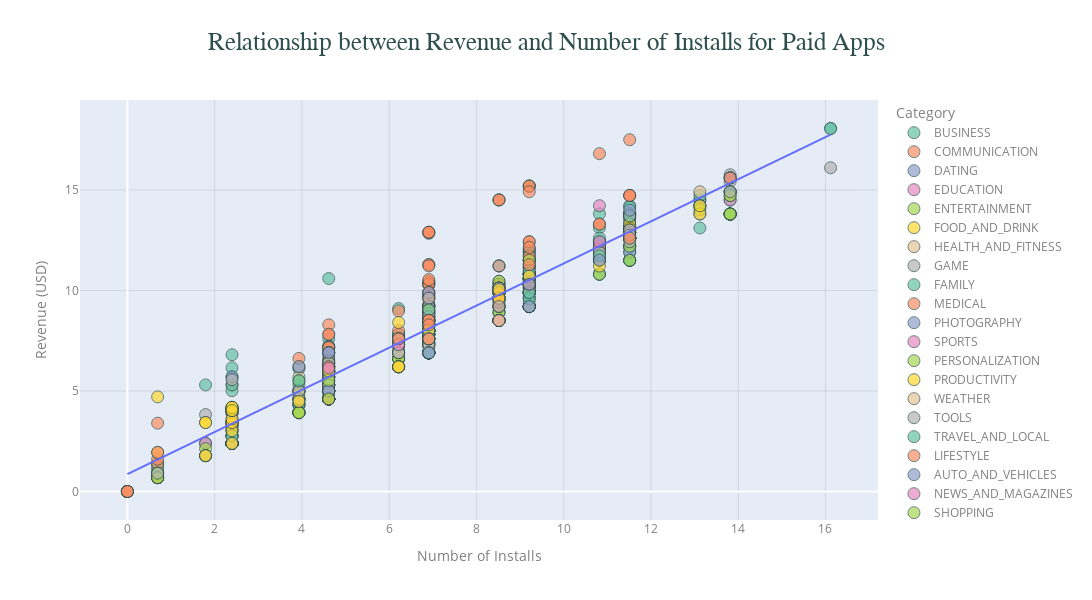

Notebook code cell kept with this figure:
### Code cell
import statsmodels.api as sm

fig1 = px.scatter(
    paid_apps,     # DataFrame containing only paid apps
    x='Log_Installs', # X-axis: Log-transformed number of installs
    y='Log_Revenue',  # Y-axis: Log-transformed revenue
    color='Category', # Color-code points based on app category
    title='Relationship between Revenue and Number of Installs for Paid Apps', # plot title
    hover_data=['App', 'Price'], # Additional information displayed on hover
    color_discrete_sequence=px.colors.qualitative.Set2, # Custom color palette
    opacity=0.7  # Make overlapping points more visible
)


#-- Manually Compute the Trendline using Ordinary Least Squares (OLS) Regression

# Define independent variable (Log_Installs) and add a constant for regression
X = sm.add_constant(paid_apps['Log_Installs']) 
y = paid_apps['Log_Revenue'] # Define dependent variable (Log_Revenue)

model = sm.OLS(y, X).fit() # Fit an OLS regression model
paid_apps['Trend'] = model.predict(X)  # Predict trendline values using the fitted model


#-- Add single trendline to scatter plot
fig1.add_traces(px.line(
    paid_apps.sort_values(by='Log_Installs'), # Sort by X-axis for smooth trendline
    x='Log_Installs',
    y='Trend'
).data)


#-- Customize plot layout for better appearance
fig1.update_layout(
    width=1100,  # Set the width of the plot
    height=600, # Set the height of the plot
    font_color='grey',      # Set default text color to white
    title_font={'size': 25, 'family': 'Arial', 'color': 'DarkSlateGray'}, # Customize title style
    title_x=0.5,  # Center-align the title
    xaxis=dict(title_font={'size': 12, 'color': 'white'}, showgrid=True, gridcolor='gray', gridwidth=0.2), # Add light gray gridlines
    yaxis=dict(title_font={'size': 12, 'color': 'white'}, showgrid=True, gridcolor='gray', gridwidth=0.2), # Add light gray gridlines
    xaxis_title='Number of Installs',
    yaxis_title='Revenue (USD)'
)

#-- Customize Scatter Points Appearance
fig1.update_traces(marker=dict(size=12, line=dict(width=1, color='DarkSlateGray'))) # Set the size of scatter points & Add border around points

# Show the plot
fig1.show()

### Figure 1 — Plotly figure (JSON) as saved in the notebook; plotly's stock layout.template omitted (floating-point values rounded to 4 significant figures; data arrays with more than 128 entries replaced by an {"elided": "..."} marker saying what was removed)
{"data": [{"customdata": [["TurboScan: scan documents and receipts in PDF", 4.99], ["Tiny Scanner Pro: PDF Doc Scan", 4.99], ["TurboScan: scan documents and receipts in PDF", 4.99], ["Tiny Scanner Pro: PDF Doc Scan", 4.99], ["AW Toolbox", 19.9], ["Bk Bee Sales Manager", 0.99], ["SkyTest BU/GU Lite", 17.99], ["BZ Reminder PRO", 3.99], ["CM FILE MANAGER Pro", 2.99], ["Super Resume Builder Pro, CV", 4.99], ["DG Surveyor", 8.99], ["The DG Buddy", 2.49], ["DS Helpdesk Plus", 12.99], ["Lean EQ", 89.99]], "hovertemplate": "Category=BUSINESS<br>Log_Installs=%{x}<br>Log_Revenue=%{y}<br>App=%{customdata[0]}<br>Price=%{customdata[1]}<extra></extra>", "legendgroup": "BUSINESS", "marker": {"color": "rgb(102,194,165)", "line": {"color": "DarkSlateGray", "width": 1}, "opacity": 0.7, "size": 12, "symbol": "circle"}, "mode": "markers", "name": "BUSINESS", "orientation": "v", "showlegend": true, "type": "scatter", "x": [11.51, 11.51, 11.51, 11.51, 4.615, 1.792, 6.217, 6.909, 9.21, 6.909, 3.932, 2.398, 4.615, 2.398], "xaxis": "x", "y": [13.12, 13.12, 13.12, 13.12, 7.596, 1.783, 9.105, 8.292, 10.31, 8.515, 6.11, 3.254, 7.17, 6.803], "yaxis": "y"}, {"customdata": [["Puffin Browser Pro", 3.99], ["Deaf - Hearing chat device H", 3.99], ["J Alvarej Moji", 1.99], ["K-@ Mail Pro - Email App", 4.99], ["pretty Easy privacy p≡p", 0.99], ["Z PIVOT", 19.99], ["AG Contacts, Premium edition", 4.99], ["Threema", 2.99], ["FREE CHATS C.L.", 0.99], ["10 WPM Amateur ham radio CW Morse code trainer", 1.49], ["CV-RECORD Pro", 0.99], ["2 Amateur ham radio CW Morse code practice keys TX", 1.49], ["CW Beacon for Ham Radio", 1.49], ["Morse Decoder for Ham Radio", 4.99], ["CW Studio ®", 0.99], ["20WPM Amateur ham radio Koch CW Morse code trainer", 1.49], ["Morse Trainer for Ham Radio", 2.99], ["Morse Machine for Ham Radio", 0.99], ["CW Ringtone (Morse Code generator)", 2.49], ["Koch Morse Trainer Pro", 2.49], ["iCluster - The DX-Cluster database", 0.99], ["WiFi Tether Router", 2.9], ["Remote EX for NISSAN", 1.49], ["ExDialer PRO Key", 3.99], ["Smart Wi-Fi Hotspot PRO", 2.99], ["Portable Wi-Fi hotspot Premium", 0.99], ["Talkie Pro - Wi-Fi Calling, Chats, File Sharing", 2.99]], "hovertemplate": "Category=COMMUNICATION<br>Log_Installs=%{x}<br>Log_Revenue=%{y}<br>App=%{customdata[0]}<br>Price=%{customdata[1]}<extra></extra>", "legendgroup": "COMMUNICATION", "marker": {"color": "rgb(252,141,98)", "line": {"color": "DarkSlateGray", "width": 1}, "opacity": 0.7, "size": 12, "symbol": "circle"}, "mode": "markers", "name": "COMMUNICATION", "orientation": "v", "showlegend": true, "type": "scatter", "x": [11.51, 6.217, 2.398, 9.21, 6.217, 2.398, 6.217, 13.82, 2.398, 4.615, 6.909, 4.615, 4.615, 8.517, 4.615, 4.615, 9.21, 8.517, 2.398, 6.909, 2.398, 11.51, 8.517, 11.51, 9.21, 9.21, 6.909], "xaxis": "x", "y": [12.9, 7.599, 3.04, 10.82, 6.207, 5.303, 7.822, 14.91, 2.389, 5.011, 6.899, 5.011, 5.011, 10.12, 4.605, 5.011, 10.31, 8.507, 3.254, 7.82, 2.389, 12.58, 8.916, 12.9, 10.31, 9.2, 8.003], "yaxis": "y"}, {"customdata": [["Moco+ - Chat, Meet People", 3.99], ["Calculator", 6.99], ["Truth or Dare Pro", 1.49], ["Private Dating, Hide App- Blue for PrivacyHider", 2.99], ["Ad Blocker for SayHi", 3.99], ["AMBW Dating App: Asian Men Black Women Interracial", 7.99], ["Moco+ - Chat, Meet People", 3.99]], "hovertemplate": "Category=DATING<br>Log_Installs=%{x}<br>Log_Revenue=%{y}<br>App=%{customdata[0]}<br>Price=%{customdata[1]}<extra></extra>", "legendgroup": "DATING", "marker": {"color": "rgb(141,160,203)", "line": {"color": "DarkSlateGray", "width": 1}, "opacity": 0.7, "size": 12, "symbol": "circle"}, "mode": "markers", "name": "DATING", "orientation": "v", "showlegend": true, "type": "scatter", "x": [9.21, 6.909, 3.932, 4.615, 4.615, 4.615, 9.21], "xaxis": "x", "y": [10.59, 8.852, 4.324, 5.704, 5.991, 6.685, 10.59], "yaxis": "y"}, {"customdata": [["Sago Mini Hat Maker", 3.99], ["Fuzzy Numbers: Pre-K Number Foundation", 5.99], ["Toca Life: City", 3.99], ["Toca Life: Hospital", 3.99]], "hovertemplate": "Category=EDUCATION<br>Log_Installs=%{x}<br>Log_Revenue=%{y}<br>App=%{customdata[0]}<br>Price=%{customdata[1]}<extra></extra>", "legendgroup": "EDUCATION", "marker": {"color": "rgb(231,138,195)", "line": {"color": "DarkSlateGray", "width": 1}, "opacity": 0.7, "size": 12, "symbol": "circle"}, "mode": "markers", "name": "EDUCATION", "orientation": "v", "showlegend": true, "type": "scatter", "x": [6.909, 6.909, 13.12, 11.51], "xaxis": "x", "y": [8.292, 8.698, 14.51, 12.9], "yaxis": "y"}, {"customdata": [["My Talking Pet", 4.99], ["Meme Generator", 2.99]], "hovertemplate": "Category=ENTERTAINMENT<br>Log_Installs=%{x}<br>Log_Revenue=%{y}<br>App=%{customdata[0]}<br>Price=%{customdata[1]}<extra></extra>", "legendgroup": "ENTERTAINMENT", "marker": {"color": "rgb(166,216,84)", "line": {"color": "DarkSlateGray", "width": 1}, "opacity": 0.7, "size": 12, "symbol": "circle"}, "mode": "markers", "name": "ENTERTAINMENT", "orientation": "v", "showlegend": true, "type": "scatter", "x": [11.51, 11.51], "xaxis": "x", "y": [13.12, 12.61], "yaxis": "y"}, {"customdata": [["My CookBook Pro (Ad Free)", 3.49], ["Paprika Recipe Manager", 4.99]], "hovertemplate": "Category=FOOD_AND_DRINK<br>Log_Installs=%{x}<br>Log_Revenue=%{y}<br>App=%{customdata[0]}<br>Price=%{customdata[1]}<extra></extra>", "legendgroup": "FOOD_AND_DRINK", "marker": {"color": "rgb(255,217,47)", "line": {"color": "DarkSlateGray", "width": 1}, "opacity": 0.7, "size": 12, "symbol": "circle"}, "mode": "markers", "name": "FOOD_AND_DRINK", "orientation": "v", "showlegend": true, "type": "scatter", "x": [9.21, 10.82], "xaxis": "x", "y": [10.46, 12.43], "yaxis": "y"}, {"customdata": [["Pocket Yoga", 2.99], ["Meditation Studio", 3.99], ["Relax Melodies P: Sleep Sounds", 2.99], ["Pocket Yoga", 2.99], ["Daily Ab Workout", 1.99], ["cronometer (ad free)", 2.99], ["Lullaby Add-on for Sleep as Android", 1.99], ["Be Stronger", 1.99], ["Monitor My BP", 5.99], ["All-night drugstore CI & Price", 0.99], ["Tools & Mi Band", 3.49], ["Dr. McDougall Mobile Cookbook", 4.99], ["Vital Tones EI Pro", 9.99], ["The EO Bar", 6.99], ["EO Guide", 4.99], ["Fast Tract Diet", 7.99]], "hovertemplate": "Category=HEALTH_AND_FITNESS<br>Log_Installs=%{x}<br>Log_Revenue=%{y}<br>App=%{customdata[0]}<br>Price=%{customdata[1]}<extra></extra>", "legendgroup": "HEALTH_AND_FITNESS", "marker": {"color": "rgb(229,196,148)", "line": {"color": "DarkSlateGray", "width": 1}, "opacity": 0.7, "size": 12, "symbol": "circle"}, "mode": "markers", "name": "HEALTH_AND_FITNESS", "orientation": "v", "showlegend": true, "type": "scatter", "x": [11.51, 9.21, 11.51, 11.51, 10.82, 10.82, 10.82, 6.909, 3.932, 2.398, 11.51, 6.909, 3.932, 9.21, 6.909, 6.909], "xaxis": "x", "y": [12.61, 10.59, 12.61, 12.61, 11.51, 11.92, 11.51, 7.596, 5.705, 2.389, 12.76, 8.515, 6.216, 11.15, 8.515, 8.986], "yaxis": "y"}, {"customdata": {"elided": "83x2 mixed values"}, "hovertemplate": "Category=GAME<br>Log_Installs=%{x}<br>Log_Revenue=%{y}<br>App=%{customdata[0]}<br>Price=%{customdata[1]}<extra></extra>", "legendgroup": "GAME", "marker": {"color": "rgb(179,179,179)", "line": {"color": "DarkSlateGray", "width": 1}, "opacity": 0.7, "size": 12, "symbol": "circle"}, "mode": "markers", "name": "GAME", "orientation": "v", "showlegend": true, "type": "scatter", "x": [11.51, 11.51, 11.51, 11.51, 11.51, 11.51, 11.51, 11.51, 11.51, 4.615, 6.909, 6.217, 16.12, 9.21, 0.6931, 6.909, 9.21, 6.909, 6.909, 8.517, 9.21, 4.615, 10.82, 11.51, 11.51, 9.21, 6.909, 10.82, 13.82, 13.12, 6.909, 11.51, 10.82, 9.21, 6.909, 13.82, 11.51, 11.51, 11.51, 0.6931, 0.6931, 6.909, 10.82, 9.21, 0.6931, 6.217, 4.615, 9.21, 8.517, 6.909, 11.51, 4.615, 6.909, 9.21, 13.82, 4.615, 2.398, 10.82, 9.21, 6.909, 4.615, 11.51, 4.615, 13.82, 11.51, 9.21, 9.21, 3.932, 13.82, 13.82, 13.82, 6.909, 6.909, 11.51, 8.517, 11.51, 11.51, 4.615, 4.615, 11.51, 13.82, 0.6931, 9.21], "xaxis": "x", "y": [12.61, 12.2, 13.12, 13.12, 13.12, 13.3, 13.46, 13.81, 13.12, 4.605, 7.596, 6.207, 16.11, 12.1, 0.6881, 8.515, 9.2, 6.899, 7.82, 9.205, 10.82, 4.605, 11.51, 12.2, 13.12, 10.82, 7.385, 10.81, 13.81, 13.81, 8.292, 11.5, 11.51, 10.82, 6.899, 14.91, 12.61, 12.61, 12.61, 0.6881, 0.9123, 6.899, 12.43, 11.29, 0.6881, 7.717, 7.245, 9.899, 10.46, 8.852, 12.61, 5.298, 8.158, 10.82, 15.76, 4.605, 2.389, 12.43, 10.31, 6.899, 6.109, 12.2, 6.215, 15.42, 12.61, 10.59, 10.31, 4.61, 13.81, 13.81, 13.81, 6.899, 7.596, 12.61, 8.507, 12.9, 12.61, 4.605, 5.298, 12.61, 13.81, 0.6881, 12.04], "yaxis": "y"}, {"customdata": {"elided": "191x2 mixed values"}, "hovertemplate": "Category=FAMILY<br>Log_Installs=%{x}<br>Log_Revenue=%{y}<br>App=%{customdata[0]}<br>Price=%{customdata[1]}<extra></extra>", "legendgroup": "FAMILY", "marker": {"color": "rgb(102,194,165)", "line": {"color": "DarkSlateGray", "width": 1}, "opacity": 0.7, "size": 12, "symbol": "circle"}, "mode": "markers", "name": "FAMILY", "orientation": "v", "showlegend": true, "type": "scatter", "x": {"elided": "191 float values"}, "xaxis": "x", "y": {"elided": "191 float values"}, "yaxis": "y"}, {"customdata": {"elided": "109x2 mixed values"}, "hovertemplate": "Category=MEDICAL<br>Log_Installs=%{x}<br>Log_Revenue=%{y}<br>App=%{customdata[0]}<br>Price=%{customdata[1]}<extra></extra>", "legendgroup": "MEDICAL", "marker": {"color": "rgb(252,141,98)", "line": {"color": "DarkSlateGray", "width": 1}, "opacity": 0.7, "size": 12, "symbol": "circle"}, "mode": "markers", "name": "MEDICAL", "orientation": "v", "showlegend": true, "type": "scatter", "x": [11.51, 9.21, 9.21, 9.21, 9.21, 9.21, 8.517, 8.517, 11.51, 10.82, 6.909, 9.21, 10.82, 6.909, 6.909, 9.21, 6.909, 6.909, 6.909, 4.615, 8.517, 8.517, 6.217, 6.909, 9.21, 6.909, 4.615, 6.909, 6.217, 8.517, 6.909, 6.217, 6.909, 8.517, 9.21, 6.909, 9.21, 4.615, 6.909, 8.517, 9.21, 6.909, 6.909, 4.615, 10.82, 6.909, 6.909, 8.517, 8.517, 6.909, 9.21, 3.932, 6.909, 9.21, 6.909, 6.909, 6.217, 6.217, 6.909, 8.517, 6.909, 11.51, 11.51, 9.21, 9.21, 6.909, 10.82, 6.909, 6.909, 6.909, 9.21, 9.21, 9.21, 8.517, 6.909, 6.909, 6.909, 9.21, 4.615, 4.615, 8.517, 9.21, 4.615, 6.909, 0.6931, 3.932, 2.398, 0.6931, 9.21, 4.615, 4.615, 6.909, 6.217, 9.21, 6.909, 6.909, 0.6931, 2.398, 2.398, 4.615, 6.909, 3.932, 4.615, 4.615, 6.217, 11.51, 4.615, 3.932, 0.0], "xaxis": "x", "y": [13.71, 9.2, 10.91, 11.51, 11.15, 11.51, 9.901, 10.31, 14.73, 13.3, 11.29, 11.69, 11.92, 9.74, 8.292, 10.31, 9.209, 8.292, 9.615, 5.704, 9.901, 9.613, 6.217, 10.31, 10.31, 8.003, 7.17, 8.515, 7.311, 11.22, 8.698, 7.465, 6.899, 9.43, 12.43, 9.305, 9.899, 7.824, 8.515, 9.901, 10.31, 8.921, 7.314, 5.704, 12.2, 7.596, 9.209, 9.901, 9.901, 8.292, 11.29, 6.621, 9.209, 10.59, 9.903, 10.31, 8.987, 6.207, 10.43, 8.507, 11.29, 13.71, 14.73, 11.51, 11.51, 9.74, 13.3, 10.31, 9.615, 11.23, 11.69, 11.15, 10.91, 11.22, 9.209, 10.43, 10.31, 12.43, 7.17, 8.294, 10.31, 10.31, 7.824, 9.903, 1.384, 3.922, 4.109, 0.6881, 10.59, 6.397, 6.217, 8.003, 8.005, 9.2, 6.899, 8.611, 1.607, 3.431, 2.389, 6.908, 9.646, 3.922, 6.908, 6.551, 7.599, 14.73, 4.605, 3.922, 0.0], "yaxis": "y"}, {"customdata": [["Facetune - For Free", 5.99], ["Lapse It • Time Lapse • Pro", 2.99], ["Facetune - For Free", 5.99], ["Camera FV-5", 3.95], ["Facetune - For Free", 5.99], ["F-Stop Gallery Pro", 4.99], ["F Length Sim (no Ads)", 2], ["Arto: f.infrared photo", 1.49], ["Pocket AC", 9.99], ["NewTek NDI", 19.99], ["AI Draw | Art Filter for Selfie", 2.99], ["Ai-Ball AV Recorder", 2.99], ["BeFunky Photo Editor Pro", 1.99], ["BL 1-Click Camera", 3.99], ["Camera FV-5", 3.95], ["BlackCam Pro - B&W Camera", 1.49], ["LC-DB", 3.49], ["Guide to Nikon Df", 29.99], ["Cameringo+ Filters Camera", 2.99], ["LightMeter (noAds)", 1.99], ["PhotoFrame for Synology DS", 4.99], ["EF Lens Simulator", 9.99]], "hovertemplate": "Category=PHOTOGRAPHY<br>Log_Installs=%{x}<br>Log_Revenue=%{y}<br>App=%{customdata[0]}<br>Price=%{customdata[1]}<extra></extra>", "legendgroup": "PHOTOGRAPHY", "marker": {"color": "rgb(141,160,203)", "line": {"color": "DarkSlateGray", "width": 1}, "opacity": 0.7, "size": 12, "symbol": "circle"}, "mode": "markers", "name": "PHOTOGRAPHY", "orientation": "v", "showlegend": true, "type": "scatter", "x": [13.82, 11.51, 13.82, 11.51, 13.82, 9.21, 2.398, 6.217, 6.909, 6.909, 6.909, 8.517, 10.82, 4.615, 11.51, 11.51, 2.398, 2.398, 13.12, 9.21, 2.398, 4.615], "xaxis": "x", "y": [15.61, 12.61, 15.61, 12.89, 15.61, 10.82, 3.045, 6.615, 9.209, 9.903, 8.003, 9.613, 11.51, 5.991, 12.89, 11.91, 3.581, 5.707, 14.22, 9.899, 3.93, 6.908], "yaxis": "y"}, {"customdata": [["Golfshot Plus: Golf GPS", 29.99], ["G-Force Driving Assistant", 3.88], ["O'Route Orienteering", 3.02], ["Mike V: Skateboard Party PRO", 3.99], ["True Skate", 1.99], ["Hunt Buddy BC", 2.99], ["iHunter BC", 4.49], ["iFish BC", 3.99], ["Basket Manager 2018 Pro", 2.99], ["Basket Manager 2016 Pro", 0.99], ["Basket Manager 2017 Pro", 0.99], ["BT Speed", 4.8], ["Dive-Store.ch", 1.99], ["Jetting for Honda CR dirt bike", 3.49], ["Absolute RC Heli Simulator", 4.99], ["Fodbold DK Pro", 2.99], ["Basketball Dynasty Manager 16", 1.99], ["PORTABLE SOCCER DX", 1], ["Active Soccer 2 DX", 2.99], ["LocaToWeb - Live GPS tracking", 2.49], ["FL SW Fishing Regulations", 1.99], ["FL Racing Manager 2015 Pro", 0.99], ["FL Racing Manager 2018 Pro", 1.99], ["Football Manager Mobile 2018", 8.99]], "hovertemplate": "Category=SPORTS<br>Log_Installs=%{x}<br>Log_Revenue=%{y}<br>App=%{customdata[0]}<br>Price=%{customdata[1]}<extra></extra>", "legendgroup": "SPORTS", "marker": {"color": "rgb(231,138,195)", "line": {"color": "DarkSlateGray", "width": 1}, "opacity": 0.7, "size": 12, "symbol": "circle"}, "mode": "markers", "name": "SPORTS", "orientation": "v", "showlegend": true, "type": "scatter", "x": [10.82, 4.615, 4.615, 10.82, 13.82, 8.517, 6.909, 6.909, 6.909, 6.909, 6.909, 2.398, 1.792, 4.615, 9.21, 6.909, 8.517, 8.517, 6.217, 6.909, 6.909, 8.517, 8.517, 11.51], "xaxis": "x", "y": [14.22, 5.964, 5.714, 12.2, 14.5, 9.613, 8.41, 8.292, 8.003, 6.899, 6.899, 3.892, 2.393, 5.858, 10.82, 8.003, 9.205, 8.517, 7.311, 7.82, 7.596, 8.507, 9.205, 13.71], "yaxis": "y"}, {"customdata": {"elided": "83x2 mixed values"}, "hovertemplate": "Category=PERSONALIZATION<br>Log_Installs=%{x}<br>Log_Revenue=%{y}<br>App=%{customdata[0]}<br>Price=%{customdata[1]}<extra></extra>", "legendgroup": "PERSONALIZATION", "marker": {"color": "rgb(166,216,84)", "line": {"color": "DarkSlateGray", "width": 1}, "opacity": 0.7, "size": 12, "symbol": "circle"}, "mode": "markers", "name": "PERSONALIZATION", "orientation": "v", "showlegend": true, "type": "scatter", "x": [13.82, 13.82, 9.21, 9.21, 11.51, 4.615, 8.517, 6.909, 9.21, 9.21, 11.51, 2.398, 6.909, 8.517, 6.217, 6.217, 11.51, 6.909, 9.21, 8.517, 4.615, 1.792, 4.615, 6.909, 4.615, 2.398, 6.217, 0.6931, 4.615, 2.398, 0.0, 4.615, 4.615, 0.6931, 4.615, 8.517, 4.615, 6.909, 6.909, 9.21, 9.21, 3.932, 9.21, 6.909, 4.615, 3.932, 2.398, 3.932, 2.398, 2.398, 6.217, 1.792, 9.21, 11.51, 0.6931, 2.398, 3.932, 6.217, 6.909, 13.82, 13.82, 6.909, 6.909, 6.909, 6.909, 6.909, 2.398, 11.51, 9.21, 4.615, 4.615, 0.6931, 9.21, 10.82, 4.615, 3.932, 6.909, 9.21, 13.12, 10.82, 6.217, 3.932, 4.615], "xaxis": "x", "y": [14.73, 13.81, 9.2, 11.51, 13.01, 5.011, 9.205, 7.439, 10.31, 9.2, 11.5, 3.254, 7.439, 8.507, 6.615, 6.615, 12.61, 7.82, 9.2, 10.46, 5.298, 2.134, 4.605, 7.307, 4.605, 2.766, 6.615, 0.9123, 5.011, 2.389, 0.0, 5.011, 5.011, 0.9123, 4.605, 8.916, 4.605, 8.515, 7.596, 9.899, 9.2, 5.014, 9.2, 7.307, 4.605, 3.922, 2.389, 3.922, 2.389, 2.389, 6.615, 1.783, 9.2, 12.2, 0.6881, 2.389, 5.495, 6.909, 6.899, 14.73, 13.81, 6.899, 8.515, 6.899, 6.899, 6.899, 2.389, 13.12, 9.899, 4.605, 5.521, 0.6881, 9.899, 11.73, 5.011, 3.922, 8.292, 9.2, 14.03, 10.81, 6.207, 3.922, 4.605], "yaxis": "y"}, {"customdata": [["aCalendar+ Calendar & Tasks", 5.99], ["Ramfer - CNC Lathe G-code Tool", 2.99], ["m>notes notepad", 2.99], ["Ad Removal: thereisonlywe", 6.49], ["Ad Remove Plugin for App2SD", 1.29], ["F05WatchFace for Android Wear", 0.99], ["PROFESSOR SEE-BA LINGUAGENS E SUAS TECNOLOGIAS", 2.99], ["Business Calendar Pro", 4.99], ["BI Barcode Scanner", 0.99], ["QR Code Pro", 4.49], ["cronometra-br", 155.0], ["California Cop Assist CA Cop", 4.99], ["CI Attendance", 0.99], ["CamScanner (License)", 1.99], ["Pocket RxTx Pro", 3.99], ["ACCDB MDB DB Manager Pro - Editor for MS Access", 8.99], ["Técnico Legislativo Câmara Legislativa DF", 2.99], ["Cargo de Praça PM DF", 2.99], ["Diseño de columnas NTC - RSEE 2017", 0.99], ["DL Image Manager", 0.99], ["MC.Fitting", 8.49], ["myGrow", 4.29], ["Ability DS UNO", 2.6], ["Inventory & Barcode scanner & WIFI scanner", 1.49], ["ES File Explorer/Manager PRO", 2.99], ["EX File Explorer File Manage Pro", 1.99], ["Organizer", 2.99], ["Police Field Interview FI Card", 7.99]], "hovertemplate": "Category=PRODUCTIVITY<br>Log_Installs=%{x}<br>Log_Revenue=%{y}<br>App=%{customdata[0]}<br>Price=%{customdata[1]}<extra></extra>", "legendgroup": "PRODUCTIVITY", "marker": {"color": "rgb(255,217,47)", "line": {"color": "DarkSlateGray", "width": 1}, "opacity": 0.7, "size": 12, "symbol": "circle"}, "mode": "markers", "name": "PRODUCTIVITY", "orientation": "v", "showlegend": true, "type": "scatter", "x": [11.51, 4.615, 6.909, 4.615, 6.909, 6.909, 2.398, 11.51, 2.398, 11.51, 0.0, 4.615, 1.792, 13.12, 8.517, 6.217, 2.398, 2.398, 4.615, 2.398, 6.909, 6.909, 3.932, 10.82, 13.12, 3.932, 10.82, 6.909], "xaxis": "x", "y": [13.3, 5.704, 8.003, 6.477, 7.163, 6.899, 3.431, 13.12, 2.389, 13.01, 0.0, 6.215, 1.783, 13.81, 9.901, 8.411, 3.431, 3.431, 4.605, 2.389, 9.047, 8.364, 4.875, 11.22, 14.22, 4.61, 11.92, 8.986], "yaxis": "y"}, {"customdata": [["Weather Live Pro", 4.49], ["Weather Live", 5.99], ["W Pro - Weather Forecast & Animated Weather Maps", 1.99], ["MyRadar NOAA Weather Radar Ad Free", 2.99], ["Weather & Radar Pro - Ad-Free", 2.99], ["Weather Data CH", 2.99], ["Weather Forecast Pro", 3.99], ["Florida Tides & Weather", 6.99]], "hovertemplate": "Category=WEATHER<br>Log_Installs=%{x}<br>Log_Revenue=%{y}<br>App=%{customdata[0]}<br>Price=%{customdata[1]}<extra></extra>", "legendgroup": "WEATHER", "marker": {"color": "rgb(229,196,148)", "line": {"color": "DarkSlateGray", "width": 1}, "opacity": 0.7, "size": 12, "symbol": "circle"}, "mode": "markers", "name": "WEATHER", "orientation": "v", "showlegend": true, "type": "scatter", "x": [11.51, 13.12, 6.217, 9.21, 11.51, 6.217, 11.51, 6.909], "xaxis": "x", "y": [13.01, 14.91, 6.904, 10.31, 12.61, 7.311, 12.9, 8.852], "yaxis": "y"}, {"customdata": {"elided": "78x2 mixed values"}, "hovertemplate": "Category=TOOLS<br>Log_Installs=%{x}<br>Log_Revenue=%{y}<br>App=%{customdata[0]}<br>Price=%{customdata[1]}<extra></extra>", "legendgroup": "TOOLS", "marker": {"color": "rgb(179,179,179)", "line": {"color": "DarkSlateGray", "width": 1}, "opacity": 0.7, "size": 12, "symbol": "circle"}, "mode": "markers", "name": "TOOLS", "orientation": "v", "showlegend": true, "type": "scatter", "x": [4.615, 8.517, 6.909, 8.517, 2.398, 4.615, 9.21, 3.932, 9.21, 8.517, 6.909, 9.21, 9.21, 9.21, 9.21, 9.21, 2.398, 4.615, 4.615, 2.398, 6.909, 6.909, 4.615, 8.517, 11.51, 9.21, 3.932, 4.615, 6.217, 6.217, 2.398, 2.398, 6.909, 9.21, 1.792, 9.21, 6.909, 4.615, 6.217, 6.217, 6.909, 11.51, 9.21, 10.82, 2.398, 2.398, 6.217, 4.615, 6.909, 3.932, 2.398, 0.6931, 4.615, 6.909, 10.82, 1.792, 9.21, 9.21, 6.909, 4.615, 6.909, 6.217, 9.21, 9.21, 11.51, 13.82, 8.517, 6.909, 8.517, 8.517, 8.517, 8.517, 4.615, 9.21, 6.909, 8.517, 4.615, 11.51], "xaxis": "x", "y": [5.298, 10.12, 7.307, 11.22, 5.564, 6.397, 9.2, 4.489, 10.31, 8.507, 8.292, 9.899, 10.13, 9.899, 10.31, 10.31, 2.389, 6.215, 5.704, 3.431, 7.82, 7.596, 5.298, 8.507, 12.43, 9.899, 4.61, 5.991, 7.599, 7.599, 2.389, 2.389, 6.899, 10.16, 3.828, 10.31, 6.899, 4.605, 6.207, 6.207, 7.307, 12.9, 10.57, 11.92, 2.389, 2.766, 6.207, 5.298, 8.698, 5.014, 2.389, 0.9123, 5.991, 8.515, 11.92, 1.783, 10.4, 10.82, 6.899, 6.397, 9.615, 6.904, 10.29, 9.888, 13.01, 14.91, 10.12, 8.515, 10.12, 10.12, 10.12, 10.12, 5.011, 9.899, 8.003, 8.517, 5.011, 12.76], "yaxis": "y"}, {"customdata": [["Maps & GPS Navigation OsmAnd+", 8.99], ["Greater London A-Z 2016", 8.49], ["Es-Bg Offline Voice Translator", 1.49], ["Ultimate Public Campgrounds (Over 37,100 in US&CA)", 3.99], ["Navigator PRO - GPS Navigation with Offline Maps", 2.49], ["D.C. Driving/Walking Tours", 4.99], ["DC Metro Transit", 2.99], ["EG | Explore Folegandros", 3.99], ["Monastery of El Escorial", 1.99], ["YouCamp EU", 2.56], ["Campervan.Guide Pro", 5.99], ["XE Currency Pro", 1.99]], "hovertemplate": "Category=TRAVEL_AND_LOCAL<br>Log_Installs=%{x}<br>Log_Revenue=%{y}<br>App=%{customdata[0]}<br>Price=%{customdata[1]}<extra></extra>", "legendgroup": "TRAVEL_AND_LOCAL", "marker": {"color": "rgb(102,194,165)", "line": {"color": "DarkSlateGray", "width": 1}, "opacity": 0.7, "size": 12, "symbol": "circle"}, "mode": "markers", "name": "TRAVEL_AND_LOCAL", "orientation": "v", "showlegend": true, "type": "scatter", "x": [11.51, 6.909, 2.398, 8.517, 10.82, 3.932, 8.517, 0.0, 6.909, 6.909, 9.21, 9.21], "xaxis": "x", "y": [13.71, 9.047, 2.766, 9.901, 11.73, 5.523, 9.613, 0.0, 7.596, 7.848, 11.0, 9.899], "yaxis": "y"}, {"customdata": [["A41 WatchFace for Android Wear Smart Watch", 0.99], ["H*nest Meditation", 1.99], ["💎 I'm rich", 400.0], ["I'm Rich - Trump Edition", 400], ["Kicker U", 3.99], ["Alarmy (Sleep If U Can) - Pro", 2.49], ["I am rich", 400.0], ["I am rich VIP", 300.0], ["I am extremely Rich", 380.0], ["I am Rich Person", 37.99], ["I am Millionaire - Richest guy in the town", 2.49], ["Sleep as Android Unlock", 5.99], ["Lunar Calendar", 4.99], ["Board Game Stats: Play tracking for tabletop games", 2.99], ["CA Speakers", 0.99], ["My Movies Pro - Movie & TV Collection Library", 7.99], ["AC DC Power Monitor", 3.04], ["The Secret Daily Teachings", 4.99], ["I'm Rich/Eu sou Rico/أنا غني/我很有錢", 400.0]], "hovertemplate": "Category=LIFESTYLE<br>Log_Installs=%{x}<br>Log_Revenue=%{y}<br>App=%{customdata[0]}<br>Price=%{customdata[1]}<extra></extra>", "legendgroup": "LIFESTYLE", "marker": {"color": "rgb(252,141,98)", "line": {"color": "DarkSlateGray", "width": 1}, "opacity": 0.7, "size": 12, "symbol": "circle"}, "mode": "markers", "name": "LIFESTYLE", "orientation": "v", "showlegend": true, "type": "scatter", "x": [8.517, 8.517, 9.21, 9.21, 8.517, 9.21, 11.51, 9.21, 6.909, 6.909, 8.517, 13.82, 6.909, 8.517, 4.615, 9.21, 2.398, 6.909, 0.0], "xaxis": "x", "y": [8.507, 9.205, 15.2, 15.2, 9.901, 10.12, 17.5, 14.91, 12.85, 10.55, 9.43, 15.61, 8.515, 9.613, 4.605, 11.29, 3.447, 8.515, 0.0], "yaxis": "y"}, {"customdata": [["Ulysse Speedometer Pro", 1.99], ["FORD V SERIES CALC - NO LIMIT", 9.99], ["Билеты ПДД CD 2019 PRO", 1.49]], "hovertemplate": "Category=AUTO_AND_VEHICLES<br>Log_Installs=%{x}<br>Log_Revenue=%{y}<br>App=%{customdata[0]}<br>Price=%{customdata[1]}<extra></extra>", "legendgroup": "AUTO_AND_VEHICLES", "marker": {"color": "rgb(141,160,203)", "line": {"color": "DarkSlateGray", "width": 1}, "opacity": 0.7, "size": 12, "symbol": "circle"}, "mode": "markers", "name": "AUTO_AND_VEHICLES", "orientation": "v", "showlegend": true, "type": "scatter", "x": [10.82, 3.932, 4.615], "xaxis": "x", "y": [11.51, 6.216, 5.011], "yaxis": "y"}, {"customdata": [["Q Alerts: QAnon Drop Notifications, Research +++", 0.99], ["Égalité et Réconciliation", 2.99]], "hovertemplate": "Category=NEWS_AND_MAGAZINES<br>Log_Installs=%{x}<br>Log_Revenue=%{y}<br>App=%{customdata[0]}<br>Price=%{customdata[1]}<extra></extra>", "legendgroup": "NEWS_AND_MAGAZINES", "marker": {"color": "rgb(231,138,195)", "line": {"color": "DarkSlateGray", "width": 1}, "opacity": 0.7, "size": 12, "symbol": "circle"}, "mode": "markers", "name": "NEWS_AND_MAGAZINES", "orientation": "v", "showlegend": true, "type": "scatter", "x": [8.517, 6.217], "xaxis": "x", "y": [8.507, 7.311], "yaxis": "y"}, {"customdata": [["Shopping List S PRO", 2.49], ["Penny Finder", 2.99]], "hovertemplate": "Category=SHOPPING<br>Log_Installs=%{x}<br>Log_Revenue=%{y}<br>App=%{customdata[0]}<br>Price=%{customdata[1]}<extra></extra>", "legendgroup": "SHOPPING", "marker": {"color": "rgb(166,216,84)", "line": {"color": "DarkSlateGray", "width": 1}, "opacity": 0.7, "size": 12, "symbol": "circle"}, "mode": "markers", "name": "SHOPPING", "orientation": "v", "showlegend": true, "type": "scatter", "x": [4.615, 9.21], "xaxis": "x", "y": [5.521, 10.31], "yaxis": "y"}, {"customdata": [["Don't Panic with Andrew J.", 2.99], ["Hey AJ! It's Saturday!", 3.99], ["Al'Quran Bahasa Indonesia PRO", 4.49], ["BC MVA Fines", 1.75], ["17th Edition Cable Sizer", 3.08], ["ch-mm Dict", 1.96], ["CZ-70 (CZ-50) pistol explained", 5.99], ["CZ-52 pistol explained", 5.99], ["CZ-27 pistol explained", 5.99], ["CZ-45 pistol explained", 5.49], ["Pistolet CZ-70 CZ-50 expliqué", 5.99], ["CZ-38 (vz 38) pistol explained", 5.99], ["Reksio cz. 1", 0.99], ["10,000 Quotes DB (Premium)", 0.99], ["Dungeons and Dragons DM Tools", 1.99], ["Cossack Dictionary (DN)", 2.99], ["Officiel du SCRABBLE LAROUSSE", 4.6], ["Schlaumeier", 0.99], ["O Céu e o Inferno", 0.99], ["EU RCD Guide", 3.61], ["FN pistol Model 1906 explained", 5.49], ["FN pistol model 1903 explained", 6.49], ["The FN \"Baby\" pistol explained", 5.99], ["FN FAL rifle explained", 6.49], ["The FN HP pistol explained", 6.49], ["FN model 1900 pistol explained", 6.49], ["Pistolet FN GP35 expliqué", 5.99], ["Pistolet FN 1906 expliqué", 5.49]], "hovertemplate": "Category=BOOKS_AND_REFERENCE<br>Log_Installs=%{x}<br>Log_Revenue=%{y}<br>App=%{customdata[0]}<br>Price=%{customdata[1]}<extra></extra>", "legendgroup": "BOOKS_AND_REFERENCE", "marker": {"color": "rgb(255,217,47)", "line": {"color": "DarkSlateGray", "width": 1}, "opacity": 0.7, "size": 12, "symbol": "circle"}, "mode": "markers", "name": "BOOKS_AND_REFERENCE", "orientation": "v", "showlegend": true, "type": "scatter", "x": [8.517, 4.615, 9.21, 3.932, 6.909, 2.398, 2.398, 2.398, 2.398, 2.398, 0.6931, 1.792, 2.398, 6.217, 6.909, 2.398, 8.517, 1.792, 6.217, 2.398, 2.398, 2.398, 2.398, 2.398, 2.398, 2.398, 1.792, 2.398], "xaxis": "x", "y": [9.613, 5.991, 10.71, 4.483, 8.033, 3.025, 4.109, 4.109, 4.109, 4.024, 1.944, 3.432, 2.389, 6.207, 7.596, 3.431, 10.04, 1.783, 6.207, 3.614, 4.024, 4.188, 4.109, 4.188, 4.188, 4.188, 3.432, 4.024], "yaxis": "y"}, {"customdata": [["W-History Standalone", 0.99], ["WhatsFake Pro (Ad free)", 0.99], ["Ak Parti Yardım Toplama", 13.99]], "hovertemplate": "Category=SOCIAL<br>Log_Installs=%{x}<br>Log_Revenue=%{y}<br>App=%{customdata[0]}<br>Price=%{customdata[1]}<extra></extra>", "legendgroup": "SOCIAL", "marker": {"color": "rgb(229,196,148)", "line": {"color": "DarkSlateGray", "width": 1}, "opacity": 0.7, "size": 12, "symbol": "circle"}, "mode": "markers", "name": "SOCIAL", "orientation": "v", "showlegend": true, "type": "scatter", "x": [6.909, 8.517, 0.0], "xaxis": "x", "y": [6.899, 8.507, 0.0], "yaxis": "y"}, {"customdata": [["X Launcher Pro: PhoneX Theme, OS11 Control Center", 1.99], ["X Launcher Pro - IOS Style Theme & Control Center", 1.99], ["X Launcher Prime: With OS Style Theme & No Ads", 1.99]], "hovertemplate": "Category=ART_AND_DESIGN<br>Log_Installs=%{x}<br>Log_Revenue=%{y}<br>App=%{customdata[0]}<br>Price=%{customdata[1]}<extra></extra>", "legendgroup": "ART_AND_DESIGN", "marker": {"color": "rgb(179,179,179)", "line": {"color": "DarkSlateGray", "width": 1}, "opacity": 0.7, "size": 12, "symbol": "circle"}, "mode": "markers", "name": "ART_AND_DESIGN", "orientation": "v", "showlegend": true, "type": "scatter", "x": [8.517, 9.21, 6.909], "xaxis": "x", "y": [9.205, 9.899, 7.596], "yaxis": "y"}, {"customdata": [["Flud (Ad free)", 1.49], ["tTorrent - ad free", 1.99], ["BSPlayer", 5.99], ["Online TV CZ/SK PRO", 0.99]], "hovertemplate": "Category=VIDEO_PLAYERS<br>Log_Installs=%{x}<br>Log_Revenue=%{y}<br>App=%{customdata[0]}<br>Price=%{customdata[1]}<extra></extra>", "legendgroup": "VIDEO_PLAYERS", "marker": {"color": "rgb(102,194,165)", "line": {"color": "DarkSlateGray", "width": 1}, "opacity": 0.7, "size": 12, "symbol": "circle"}, "mode": "markers", "name": "VIDEO_PLAYERS", "orientation": "v", "showlegend": true, "type": "scatter", "x": [9.21, 9.21, 10.82, 6.909], "xaxis": "x", "y": [9.609, 9.899, 12.61, 6.899], "yaxis": "y"}, {"customdata": [["I Am Rich Premium", 400.0], ["I am Rich!", 400.0], ["I am rich(premium)", 400.0], ["I am Rich Premium Plus", 18.99], ["I am rich (Most expensive app)", 400.0], ["I am Rich", 400.0], ["I AM RICH PRO PLUS", 400.0], ["Ba Financial Calculator plus", 3.99], ["Financial Calculator BA Chien.", 3.99], ["BA Pro Financial Calculator", 1.99], ["My Budget Book", 2.99], ["Bitcoin BX Thailand PRO", 4.99], ["amm dz", 5.99], ["Dz kayas", 28.99], ["Eu sou Rico", 30.99], ["Eu Sou Rico", 395.0], ["Ray Financial Calculator Pro", 2.99]], "hovertemplate": "Category=FINANCE<br>Log_Installs=%{x}<br>Log_Revenue=%{y}<br>App=%{customdata[0]}<br>Price=%{customdata[1]}<extra></extra>", "legendgroup": "FINANCE", "marker": {"color": "rgb(252,141,98)", "line": {"color": "DarkSlateGray", "width": 1}, "opacity": 0.7, "size": 12, "symbol": "circle"}, "mode": "markers", "name": "FINANCE", "orientation": "v", "showlegend": true, "type": "scatter", "x": [10.82, 6.909, 8.517, 9.21, 6.909, 8.517, 6.909, 6.909, 6.217, 6.909, 11.51, 4.615, 0.6931, 0.6931, 0.0, 0.0, 9.21], "xaxis": "x", "y": [16.81, 12.9, 14.51, 12.15, 12.9, 14.51, 12.9, 8.292, 7.599, 7.596, 12.61, 6.215, 1.944, 3.401, 0.0, 0.0, 10.31], "yaxis": "y"}, {"customdata": [["BringGo AU & NZ", 0.99], ["BackCountry Navigator TOPO GPS PRO", 11.99], ["CE Map - Interactive Conan Exiles Map", 0.99], ["Paris ci la Sortie du Métro", 2.99], ["Jeppesen CR Flight Computer", 9.99]], "hovertemplate": "Category=MAPS_AND_NAVIGATION<br>Log_Installs=%{x}<br>Log_Revenue=%{y}<br>App=%{customdata[0]}<br>Price=%{customdata[1]}<extra></extra>", "legendgroup": "MAPS_AND_NAVIGATION", "marker": {"color": "rgb(141,160,203)", "line": {"color": "DarkSlateGray", "width": 1}, "opacity": 0.7, "size": 12, "symbol": "circle"}, "mode": "markers", "name": "MAPS_AND_NAVIGATION", "orientation": "v", "showlegend": true, "type": "scatter", "x": [9.21, 11.51, 6.909, 9.21, 4.615], "xaxis": "x", "y": [9.2, 14.0, 6.899, 10.31, 6.908], "yaxis": "y"}, {"customdata": [["Baby Connect (activity log)", 4.99], ["SharedCare™ Co-parenting", 4.59]], "hovertemplate": "Category=PARENTING<br>Log_Installs=%{x}<br>Log_Revenue=%{y}<br>App=%{customdata[0]}<br>Price=%{customdata[1]}<extra></extra>", "legendgroup": "PARENTING", "marker": {"color": "rgb(231,138,195)", "line": {"color": "DarkSlateGray", "width": 1}, "opacity": 0.7, "size": 12, "symbol": "circle"}, "mode": "markers", "name": "PARENTING", "orientation": "v", "showlegend": true, "type": "scatter", "x": [10.82, 4.615], "xaxis": "x", "y": [12.43, 6.131], "yaxis": "y"}, {"customdata": [["Socle Commun BO du 23-04-2015", 0.99]], "hovertemplate": "Category=LIBRARIES_AND_DEMO<br>Log_Installs=%{x}<br>Log_Revenue=%{y}<br>App=%{customdata[0]}<br>Price=%{customdata[1]}<extra></extra>", "legendgroup": "LIBRARIES_AND_DEMO", "marker": {"color": "rgb(166,216,84)", "line": {"color": "DarkSlateGray", "width": 1}, "opacity": 0.7, "size": 12, "symbol": "circle"}, "mode": "markers", "name": "LIBRARIES_AND_DEMO", "orientation": "v", "showlegend": true, "type": "scatter", "x": [4.615], "xaxis": "x", "y": [4.605], "yaxis": "y"}, {"customdata": [["BP Fitness Lead Scanner", 110.0]], "hovertemplate": "Category=EVENTS<br>Log_Installs=%{x}<br>Log_Revenue=%{y}<br>App=%{customdata[0]}<br>Price=%{customdata[1]}<extra></extra>", "legendgroup": "EVENTS", "marker": {"color": "rgb(255,217,47)", "line": {"color": "DarkSlateGray", "width": 1}, "opacity": 0.7, "size": 12, "symbol": "circle"}, "mode": "markers", "name": "EVENTS", "orientation": "v", "showlegend": true, "type": "scatter", "x": [0.6931], "xaxis": "x", "y": [4.709], "yaxis": "y"}, {"hovertemplate": "Log_Installs=%{x}<br>Trend=%{y}<extra></extra>", "legendgroup": "", "line": {"color": "#636efa", "dash": "solid"}, "marker": {"line": {"color": "DarkSlateGray", "width": 1}, "size": 12, "symbol": "circle"}, "mode": "lines", "name": "", "orientation": "v", "showlegend": false, "type": "scatter", "x": {"elided": "800 float values"}, "xaxis": "x", "y": {"elided": "800 float values"}, "yaxis": "y"}], "layout": {"font": {"color": "grey"}, "height": 600, "legend": {"title": {"text": "Category"}, "tracegroupgap": 0}, "title": {"font": {"color": "DarkSlateGray", "family": "Arial", "size": 25}, "text": "Relationship between Revenue and Number of Installs for Paid Apps", "x": 0.5}, "width": 1100, "xaxis": {"anchor": "y", "domain": [0, 1], "gridcolor": "gray", "gridwidth": 0.2, "showgrid": true, "title": {"text": "Number of Installs"}}, "yaxis": {"anchor": "x", "domain": [0, 1], "gridcolor": "gray", "gridwidth": 0.2, "showgrid": true, "title": {"text": "Revenue (USD)"}}}}
